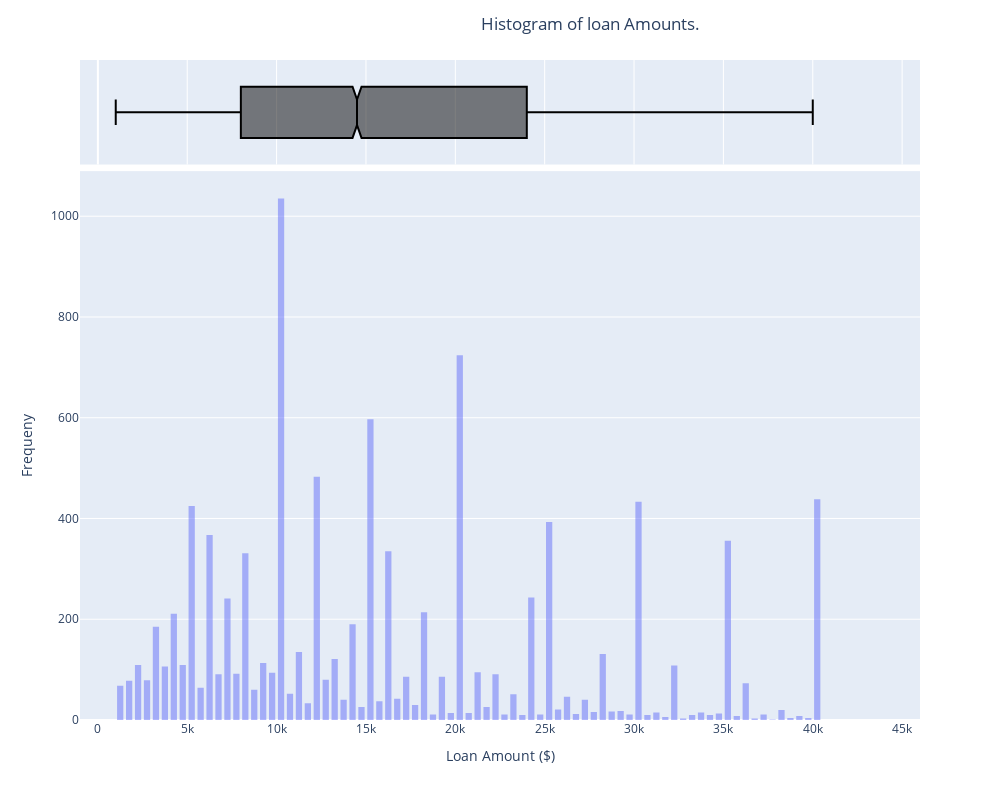

Source (notebook cell):
### Markdown cell above
**Problem 1** Create a histogram of your own! Try making a histogram of one of the other pieces of numerical data. Make it as fancy as you want. Include some categorical information. Do you learn anything from your graph? If so what?

### Code cell
fig = px.histogram(DF,
                 nbins=150,
                 x='loan_amount',
                   color_discrete_sequence=['royal blue'],
                   opacity=0.5,
                   color_discrete_map= {'MORTAGE': 'pink',
                                        'RENT' : 'white ',
                                        'OWN'  : 'dark grey'},
marginal="box"
                )
fig.update_layout(bargap=0.3,
                  title= 'Histogram of loan Amounts.',
                  title_x=0.7,
                  xaxis={'range':[-1000,46000]},
                  xaxis_title="Loan Amount ($)",
                  yaxis_title="Frequeny",
                  legend_title="Homeownership",
                  autosize=False,
                  width=1000,
                  height=800)
fig.show()

### Figure 1 — Plotly figure (JSON) as saved in the notebook; plotly's stock layout.template omitted (floating-point values rounded to 4 significant figures; data arrays with more than 128 entries replaced by an {"elided": "..."} marker saying what was removed)
{"data": [{"alignmentgroup": "True", "bingroup": "x", "hovertemplate": "loan_amount=%{x}<br>count=%{y}<extra></extra>", "legendgroup": "", "marker": {"color": "royal blue", "opacity": 0.5, "pattern": {"shape": ""}}, "name": "", "nbinsx": 150, "offsetgroup": "", "orientation": "v", "showlegend": false, "type": "histogram", "x": {"elided": "10000 int values"}, "xaxis": "x", "yaxis": "y"}, {"alignmentgroup": "True", "hovertemplate": "loan_amount=%{x}<extra></extra>", "legendgroup": "", "marker": {"color": "royal blue"}, "name": "", "notched": true, "offsetgroup": "", "showlegend": false, "type": "box", "x": {"elided": "10000 int values"}, "xaxis": "x2", "yaxis": "y2"}], "layout": {"autosize": false, "bargap": 0.3, "barmode": "relative", "height": 800, "legend": {"title": {"text": "Homeownership"}, "tracegroupgap": 0}, "margin": {"t": 60}, "title": {"text": "Histogram of loan Amounts.", "x": 0.7}, "width": 1000, "xaxis": {"anchor": "y", "domain": [0, 1], "range": [-1000, 46000], "title": {"text": "Loan Amount ($)"}, "type": "linear"}, "xaxis2": {"anchor": "y2", "domain": [0, 1], "matches": "x", "showgrid": true, "showticklabels": false, "type": "linear"}, "yaxis": {"anchor": "x", "autorange": true, "domain": [0, 0.8316], "range": [0, 1089.0], "title": {"text": "Frequeny"}}, "yaxis2": {"anchor": "x2", "autorange": true, "domain": [0.8416, 1], "matches": "y2", "range": [-0.5, 0.5], "showgrid": false, "showline": false, "showticklabels": false, "ticks": "", "type": "category"}}}
